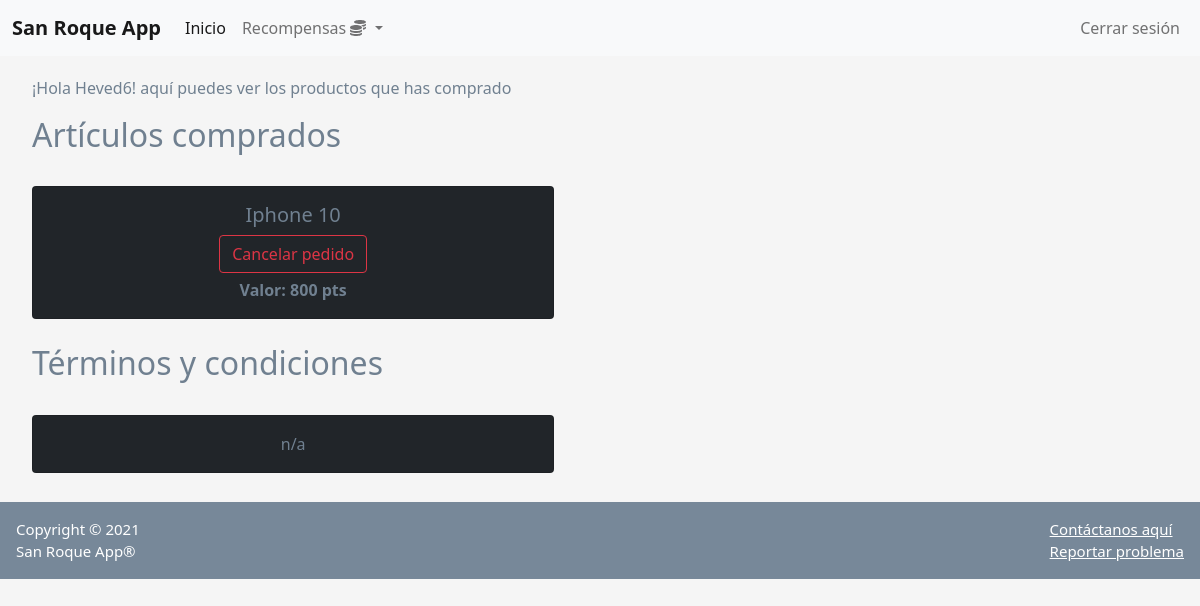
The app's page /userprofile (signed in), older data.
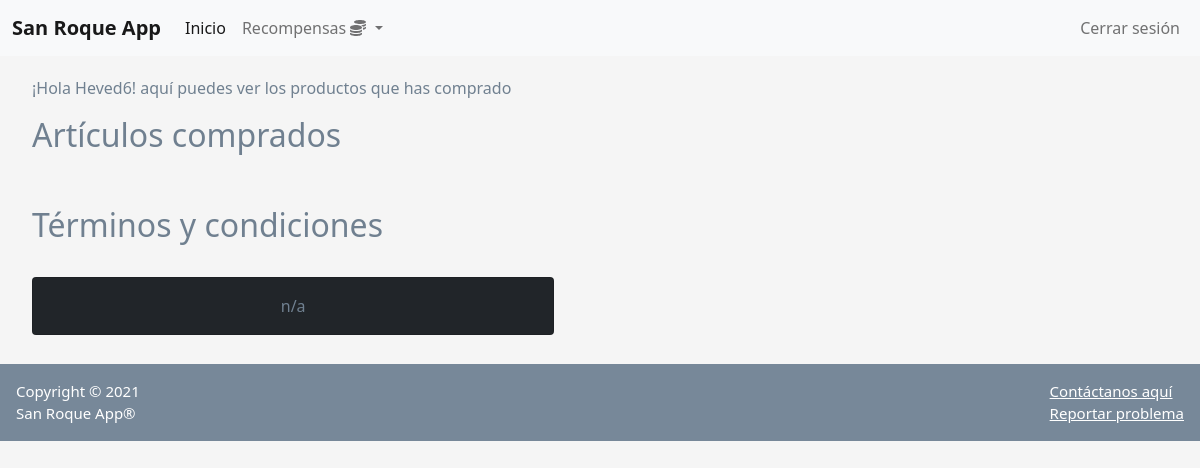
The same page, newer data.
### market/models.py (models this page shows, shortened)
class Item(db.Model):
    id = db.Column(db.Integer(), primary_key=True)
    name = db.Column(db.String(length=30), nullable=False, unique=True)
    price = db.Column(db.Integer(), nullable=False)
    barcode = db.Column(db.String(length=12), nullable=False, unique=True)
    description = db.Column(db.String(length=1024), nullable=False, unique=True)
    owner = db.Column(db.Integer(), db.ForeignKey('user.id'))

### market/routes.py (the view, shortened to what this page needs)
@app.route('/userprofile', methods=['GET', 'POST'])
@login_required
def userprofile_page():
    purchase_form = PurchaseItemForm()
    selling_form = SellItemForm()
    if request.method == "GET":
        items = Item.query.filter_by(owner=None)
        owned_items = Item.query.filter_by(owner=current_user.id)
        return render_template('userprofile.html', items=items, purchase_form=purchase_form, owned_items=owned_items, selling_form=selling_form)

### market/models.py (called while the page is built)
@login_manager.user_loader
def load_user(user_id):
    return User.query.get(int(user_id))

### market/templates/userprofile.html (shortened to what this page needs)
{% extends 'base.html' %}
{% block content %}
<div class="row" style="margin-top:20px; margin-left:20px">
    <div class="col-11">
        <p>¡Hola {{ current_user.username }}! aquí puedes ver los productos que has comprado</p>
        <h2>Artículos comprados</h2>
        <br>
        <div class="row">
            {% for owned_item in owned_items %}
            <div class="col-md-6">
                <div style="margin-bottom: 5px" class="card text-center bg-dark">
                    <div class="card-body">
                        <h5 class="card-title">{{ owned_item.name }}</h5>
                        <button type="button" class="btn btn-outline-danger" style="margin-bottom: 5px"
                                data-bs-toggle="modal" data-bs-target="#Modal-VenderArt-{{ owned_item.id }}">
                            Cancelar pedido
                        </button>
                        <p class="card-text"><strong>
                            Valor: {{ owned_item.price }} pts
                        </strong></p>
                    </div>
                </div>
            </div>
            {% endfor %}
        </div>
    </div>
</div>
<div class="row" style="margin-top:20px; margin-left:20px">
    <div class="col-11">
        <h2>Términos y condiciones</h2>
        <br>
        <div class="row">
            <div class="col-md-6">
                <div style="margin-bottom: 5px" class="card text-center bg-dark">
                    <div class="card-body">
                        n/a
                    </div>
                </div>
            </div>
        </div>
    </div>
</div>
<br>
{% endblock %}

Row changes from the older to the newer data that the page shows:
no longer on this page (row edited): Item: name "Iphone 10", price "800"
